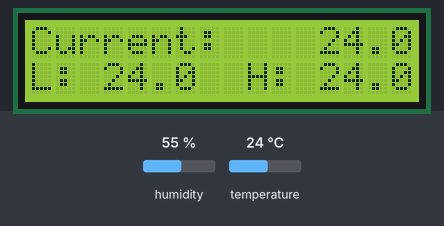
This program was run on a simulated Raspberry Pi Pico running MicroPython. Parts: 16×2 character LCD. Inputs (shaded band) come from the test bench; at power-on: temperature 24 °C, humidity 55 %. Library files of the repository ran but are not shown: dht20.py.

Above: at 1.4 s.
1.5 s: temperature set to 12 °C
At 5.9 s:
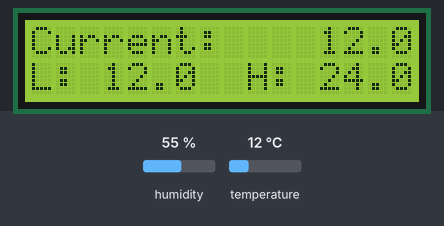
6.8 s: temperature set to 19 °C
At 10.7 s:
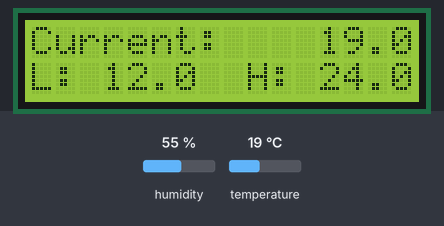
11.9 s: temperature set to 28 °C
At 16.8 s:
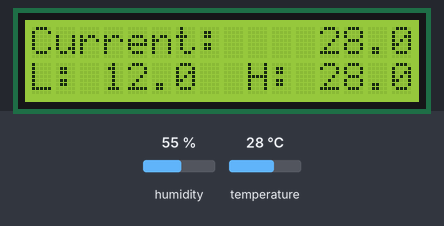
Timing chart, 0 to 18.3 s (numbered marks = the images above; inputs shaded):
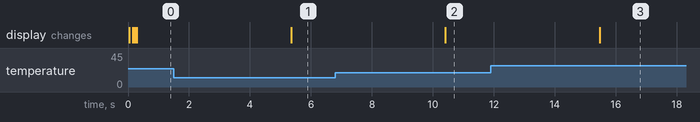

Measured:
- after the input at 1.5 s, the display: changes after 3.8 s (image 1)
- after the input at 6.8 s, the display: changes after 3.6 s (image 2)
- after the input at 11.9 s, the display: changes after 3.6 s (image 3)

The program:

day-12-show-temperature-min-max.py
```python
from machine import I2C, Pin
from lcd_api import LcdApi
from pico_i2c_lcd import I2cLcd
from dht20 import DHT20
import time

# Define LCD/sensor I2C pins/BUS/address
SDA = 14
SCL = 15
I2C_BUS = 1
LCD_ADDR = 0x27
TEMP_ADDR = 0x38

# Define LCD rows/columns
LCD_NUM_ROWS = 2
LCD_NUM_COLS = 16

# Set up LCD I2C
lcdi2c = I2C(I2C_BUS, sda=machine.Pin(SDA), scl=machine.Pin(SCL), freq=400000)
lcd = I2cLcd(lcdi2c, LCD_ADDR, LCD_NUM_ROWS, LCD_NUM_COLS)

# Set up temperature sensor I2C
tempi2c = I2C(I2C_BUS, sda=SDA, scl=SCL)
dht20 = DHT20(TEMP_ADDR, tempi2c)

# Write  static LCD text
lcd.putstr("Current:")
lcd.move_to(0, 1) # Move to second row
lcd.putstr("L:       H:")

#Take initial reading
measurements = dht20.measurements

# Create temp and humidity variables
# From initial readings
lowtemp = round(measurements['t'],1)
hightemp = round(measurements['t'],1)

# Write initial low temp value to LCD
lcd.move_to(3, 1)
lcd.putstr(str(lowtemp))

# Write initial high temp value to LCD
lcd.move_to(12, 1) # 12th column, 2nd row
lcd.putstr(str(hightemp))

while True:

    # Grab data from the sensor dictionary
    measurements = dht20.measurements

    # Create variable for current temp
    tempnow = round(measurements['t'],1)

    # Update current temp on display
    lcd.move_to(12, 0)
    lcd.putstr(str(tempnow))

    # If the lowest temp is HIGHER than current temp
    if tempnow < lowtemp:

        # Update the lowest recorded temp
        lowtemp = tempnow

        # Update the LCD data
        lcd.move_to(3, 1) # 3rd column, 2nd row
        lcd.putstr(str(lowtemp))

    # If the highest temp is LOWER than current temp
    if tempnow > hightemp:

        # Update the highest recorded temp
        hightemp = tempnow

        # Update the LCD data
        lcd.move_to(12, 1) # 12th column, 2nd row
        lcd.putstr(str(hightemp))

    # Check every 5 seconds
    time.sleep(5)
```
